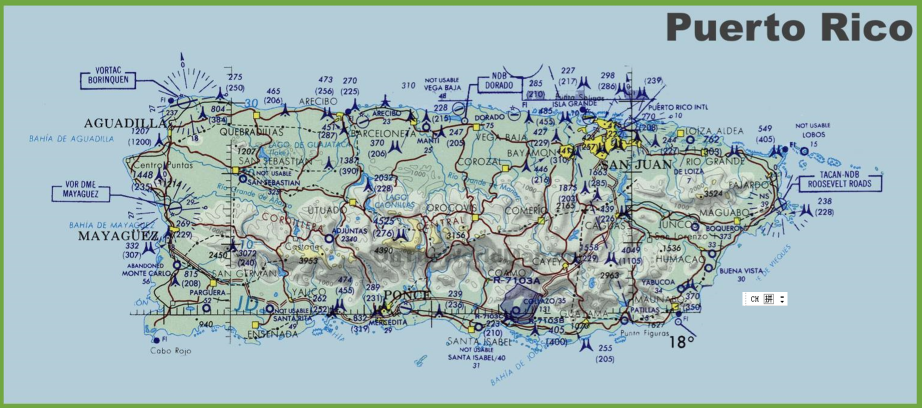
%> input picture 数学建模/code_practice/波多黎各/the path.jpg, 1843 x 815 px (shown at 1/2 size)
$ octave rico_exp1.m   (GNU Octave 9; MATLAB toolbox functions it lacks are replaced by stand-ins)
%> lines starting %> are read from the running program, lines starting %| are printed output that depends on the picture; in (x1, y1, x2, y2) boxes, pixels count from 0 and x2, y2 are one past the last pixel; in counts of white or black regions, pixels touching at a corner belong together; the program's own positions count from 1
clear
close all
clc
%% preparation
rico=imread('the path.jpg');
%> rico is the input picture: size 815x1843x3 uint8; mean R, G, B 162.5, 184.2, 187.4
a=rico(:,:,1);
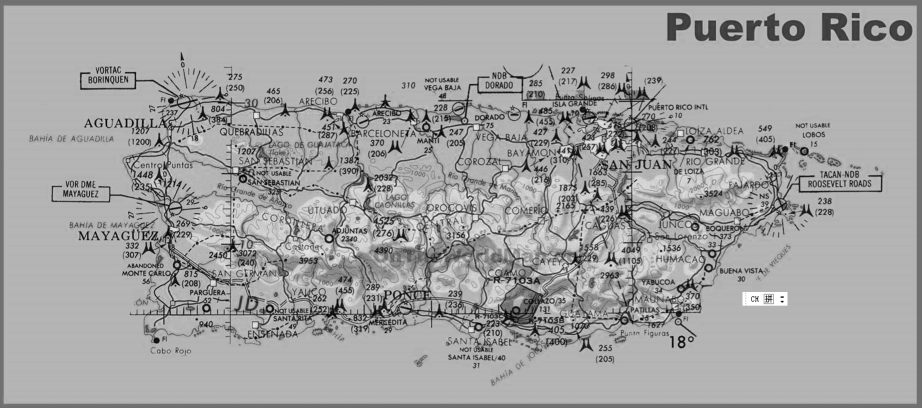
%> a: size 815x1843 uint8 (shown at 1/2 size); min 0, max 255, mean 162.5
b=rico(:,:,2);
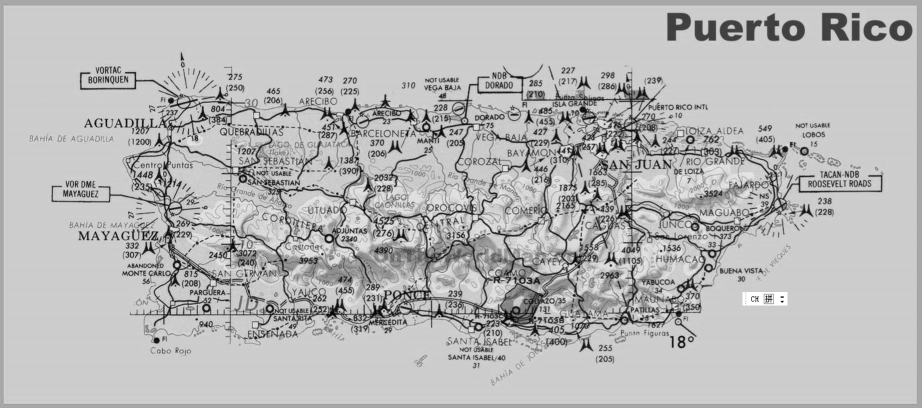
%> b: size 815x1843 uint8 (shown at 1/2 size); min 0, max 255, mean 184.2
c=rico(:,:,3);
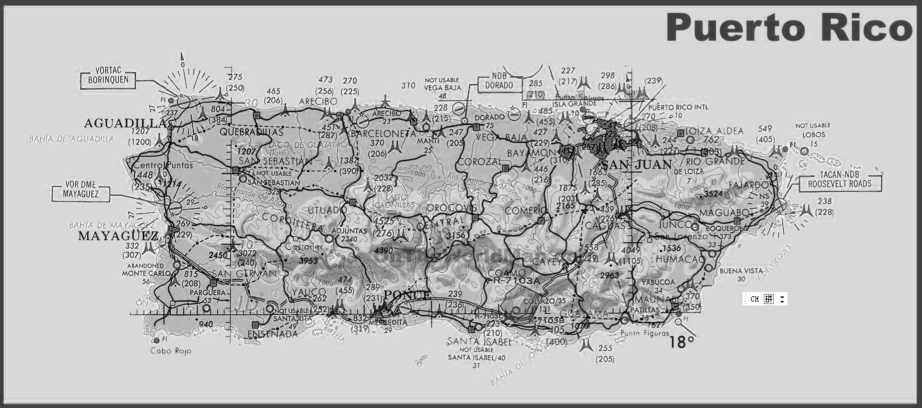
%> c: size 815x1843 uint8 (shown at 1/2 size); min 0, max 255, mean 187.4

m=size(a,1);
%> m = 815
n=size(a,2);
%> n = 1843

%% 改色
for i=1:m
    for j=1:n

        if a(i,j)<185 && a(i,j)>175 && b(i,j)<210 && b(i,j)>200 && c(i,j)>210&& c(i,j)<220%红黑色的路线改为黑色，其他为白色
            a(i,j)=0;
            b(i,j)=0;
            c(i,j)=0;
        else
            a(i,j)=255;
            b(i,j)=255;
            c(i,j)=255;
        end

    end
end
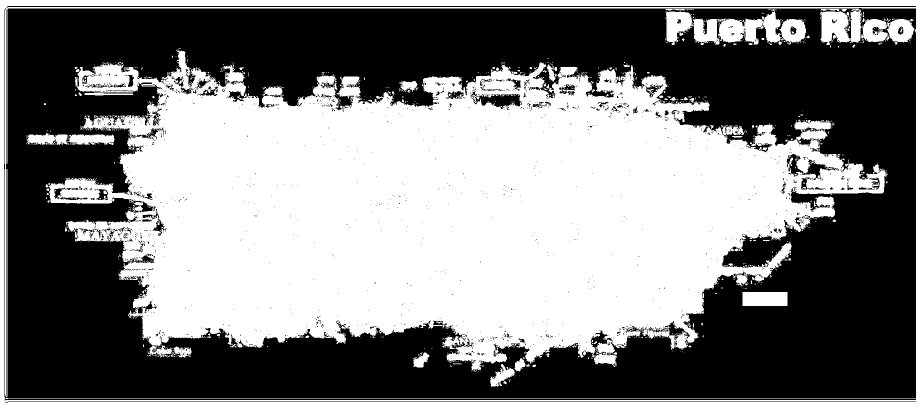
%> a: size 815x1843 uint8 (shown at 1/2 size); 50.2% white; 1433 black regions (1338 under 20 px), largest, box (x1, y1, x2, y2) and area: (8, 12, 1832, 801) 731754, (10, 803, 1832, 805) 1823, (941, 182, 1045, 220) 1748


%% plot
new_rico(:,:,1)=a;
new_rico(:,:,2)=b;
new_rico(:,:,3)=c;
imshow(new_rico);

% [4 lines of commented-out code are left out]
